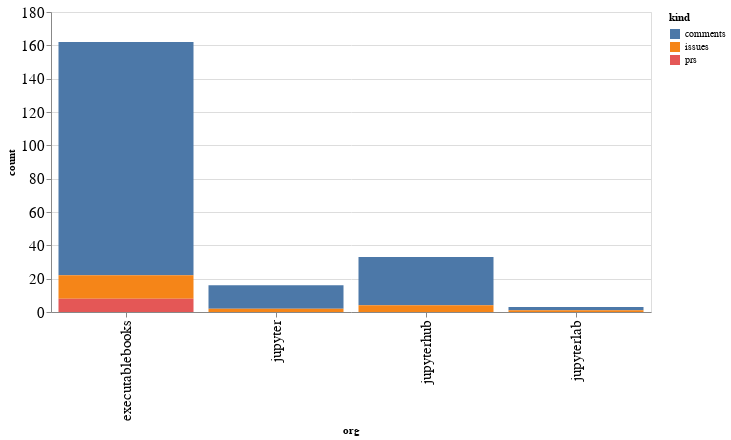

Notebook code cell kept with this figure:
### Code cell
alt.Chart(org_summaries, width=600).mark_bar().encode(
    x='org',
    y='count',
    color='kind',
    tooltip="org"
)

### Figure 1 — Vega-Lite specification as saved in the notebook (floating-point values rounded to 4 significant figures)
{"config": {"axisLeft": {"labelFontSize": 15}, "axisBottom": {"labelFontSize": 15}}, "data": {"name": "data-4f4ba935f1e9adb8b374b15392f5b2bc"}, "mark": "bar", "encoding": {"color": {"type": "nominal", "field": "kind"}, "tooltip": {"type": "nominal", "field": "org"}, "x": {"type": "nominal", "field": "org"}, "y": {"type": "quantitative", "field": "count"}}, "width": 600, "$schema": "https://vega.github.io/schema/vega-lite/v4.8.1.json", "datasets": {"data-4f4ba935f1e9adb8b374b15392f5b2bc": [{"org": "executablebooks", "kind": "comments", "count": 140}, {"org": "executablebooks", "kind": "issues", "count": 14}, {"org": "executablebooks", "kind": "prs", "count": 8}, {"org": "jupyter", "kind": "comments", "count": 14}, {"org": "jupyter", "kind": "issues", "count": 2}, {"org": "jupyterhub", "kind": "comments", "count": 29}, {"org": "jupyterhub", "kind": "issues", "count": 4}, {"org": "jupyterlab", "kind": "comments", "count": 2}, {"org": "jupyterlab", "kind": "issues", "count": 1}]}}
